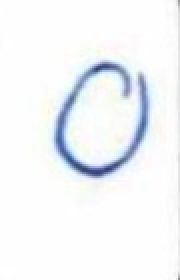
#> input picture Logistic Regression Models/dataset/0/Zero_full (1557).jpg, 90 x 140 px (shown 2 times larger); its folder holds only this picture in this run
$ jupyter execute --allow-errors KNN_Digit_Recognition.ipynb
#> lines starting #> are read from the running program, lines starting #| are printed output that depends on the picture
#> `img = Image.open(file_path).convert("L")`:
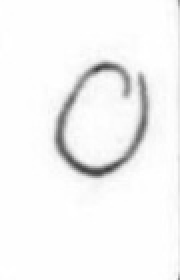
#> img: PIL image 90x140 L (shown 2 times larger); min 63, max 255, mean 245.1
#> `img = img.resize((28, 28))`:
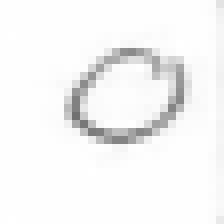
#> img: PIL image 28x28 L (shown 8 times larger); min 112, max 255, mean 245.2
#> `img_array = np.array(img).flatten()`: img_array = 784 values, max 255 at index 113, min 112 at index 401, mean 245.2
#> pass 2 of the loop `for label in range(10):`:
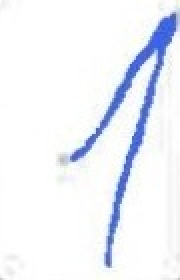
#> input picture Logistic Regression Models/dataset/1/One_full (1271).jpg, 90 x 140 px (shown 2 times larger)
#> `img = Image.open(file_path).convert("L")`:
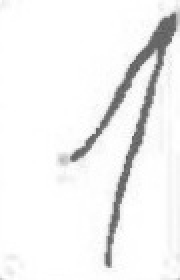
#> img: PIL image 90x140 L (shown 2 times larger); min 85, max 255, mean 242.3
#> `img = img.resize((28, 28))`:
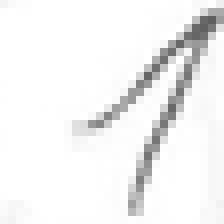
#> img: PIL image 28x28 L (shown 8 times larger); min 95, max 255, mean 242.3
#> img_array = 784 values, max 255 at index 4, min 95 at index 82, mean 242.3
# Project name ---> Handwritten Digit Recognition!

[cell 1]
# importing all nessry libraries
import os
import pandas as pd
import numpy as np
import seaborn as sns
from PIL import Image
import matplotlib.pyplot as plt
from sklearn.neighbors import KNeighborsClassifier
from sklearn.preprocessing import LabelEncoder , StandardScaler
from sklearn.model_selection import train_test_split
from sklearn.metrics import accuracy_score

### loading dataset from zip file direclty without csv file

[cell 2]
# loading datasets
import zipfile
import os

zip_path = r"C:\Users\Ravichandran\Downloads\archive (7).zip"   #  zip file path
extract_path ="dataset"
# folder to extract giving name to file
# and i am using this "." becouse if i  run again this will always create a subfolder called dataset
# Note :-  if already extarcted if not dont use
#> (the rest of this cell did not finish here and is left out)

### Successfuly extarcted dataset from zip files

### Load Images Automatically (No CSV Needed)
#### Converts raw image files into numerical arrays that machine learning algorithms can understand and process

[cell 3]
from PIL import Image
#PIL.Image → library to open and process images (resize, convert to grayscale,
#  and also A library for manipulating, and saving many different image file formats
X = [] # for futures
y = [] # for target

# Loop over each class folder
#> (the rest of this cell did not finish here and is left out)

[cell 4]
# checking how many folders are created (ignore extarnal datsets)
print(os.listdir("dataset")) # inside dataset/

[cell 5]
#  images are flattened (784,), need to reshape them back to 28x28 for visualization:
# Display Sample Images (one image)
import matplotlib.pyplot as plt

# Reshape first image from 784 → 28x28
#> (the rest of this cell did not finish here and is left out)

[cell 6]
# Multiple images using subplots and (shows different shapes)
# Show first 10 images
fig, axes = plt.subplots(2, 5, figsize=(12, 6))
#> (the rest of this cell did not finish here and is left out)

[cell 7]
# To see digit "1 to 9" samples instead of "0":
digit_to_show = 4  # Change  number to (0-9)

# Finding all indices where y equals to  chosen digit
digit_indices = np.where(y == digit_to_show)[0] # Takes FIRST position only ,  like 1st sample of digit 5 , 2nd sample of digit 5

# Show first 10 samples of that digit
fig, axes = plt.subplots(2, 5, figsize=(12, 6))
for i in range(10):
    if i < len(digit_indices):
        idx = digit_indices[i]
        ax = axes[i//5, i%5]
        ax.imshow(X[idx].reshape(28, 28), cmap='gray')
        ax.set_title(f'Label: {y[idx]}')
        ax.axis('off')
plt.suptitle(f'Digit {digit_to_show} Samples')
plt.show()
